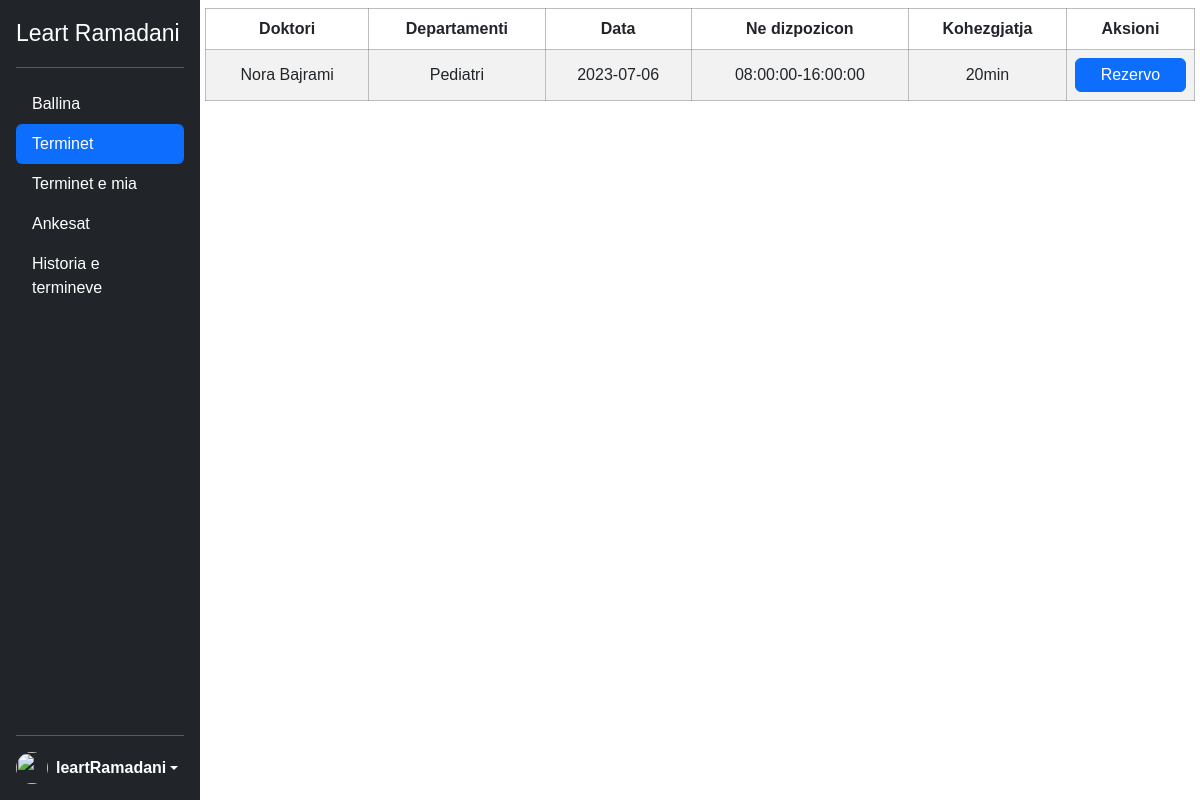
The page /patientSide/rezervoTermin.php (signed in) on the database its author committed.
### tables this page shows
CREATE TABLE `orari` (
  `id` int(11) NOT NULL,
  `doktori` varchar(100) NOT NULL,
  `departamenti` varchar(100) NOT NULL,
  `data` date NOT NULL,
  `nga_ora` time NOT NULL,
  `deri_oren` time NOT NULL,
  `kohezgjatja` int(11) NOT NULL,
  `zene_deri` time NOT NULL
);

### patientSide/rezervoTermin.php (the view, shortened to what this page needs)
<?php
include('../config.php');
?>
<!DOCTYPE html>
<html lang="en">
<head>
    <link rel="stylesheet" href="../css/main.css">
    <link rel="stylesheet" href="../css/responsive.css">
    <link href="https://cdn.jsdelivr.net/npm/bootstrap@5.2.0-beta1/dist/css/bootstrap.min.css" rel="stylesheet">
    <link rel="stylesheet" href="../bootstrap-5.1.3-examples/sidebars/sidebars.css">
</head>
<body>
    <div class="sideBlock">
        <button type="button" class="ham" id="ham_menu"><i class="fa-solid fa-bars"></i></button>
    </div>
    <div class="flex-shrink-0 p-3 text-white bg-dark sidebar">
        <p class="d-flex align-items-center mb-3 mb-md-0 me-md-auto text-white text-decoration-none">
            <span class=" sess_admin"><?php echo $_SESSION['emri'] . ' ' . $_SESSION['mbiemri'] ?></span>
        </p>
        <hr>
        <ul class="nav nav-pills flex-column mb-auto">
            <li><a href="../index.php" class="nav-link text-white">Ballina</a></li>
            <li class="nav-item"><a href="rezervoTermin.php" class="nav-link active" aria-current="page">Terminet</a></li>
            <li><a href="terminet_e_mia.php" class="nav-link text-white">Terminet e mia</a></li>
            <li><a href="ankesat.php" class="nav-link text-white">Ankesat</a></li>
            <li><a href="historiaTermineve(pacientit).php" class="nav-link text-white">Historia e termineve</a></li>
        </ul>
        <hr>
        <div class="dropdown">
            <a href="#" class="d-flex align-items-center text-white text-decoration-none dropdown-toggle" id="dropdownUser1" data-bs-toggle="dropdown" aria-expanded="false">
                <img src="https://w7.pngwing.com/pngs/200/420/png-transparent-user-profile-computer-icons-overview-rectangle-black-data-thumbnail.png" alt="" width="32" height="32" class="rounded-circle me-2">
                <strong class="useri"><?php echo $_SESSION['username'] ?></strong>
            </a>
        </div>
    </div>
    <?php
    $sql = "SELECT * FROM orari";
    $prep = $con->prepare($sql);
    $prep->execute();
    $data = $prep->fetchAll();
    if (!$data) {
        $empty = 'empty';
    } else {
        $empty = '';
    }
    ?>
    <main class="main mainRes">
        <?php if ($empty == '') : ?>
            <table class="table table-striped text-center mt-2 table_patient">
                <thead>
                    <tr>
                        <th scope="col">Doktori</th>
                        <th scope="col">Departamenti</th>
                        <th scope="col">Data</th>
                        <th scope="col">Ne dizpozicon</th>
                        <th scope="col">Kohezgjatja</th>
                        <th scope="col">Aksioni</th>
                    </tr>
                </thead>
                <tbody>
                    <?php foreach ($data as $data) : ?>
                        <tr>
                            <td><?= $data['doktori'] ?></td>
                            <td><?= $data['departamenti'] ?></td>
                            <td><?= $data['data']; ?></td>
                            <td><?= $data['nga_ora'] . '-' . $data['deri_oren'] ?></td>
                            <td><?= $data['kohezgjatja'] . 'min'  ?></td>
                            <td class="text-center">
                                <a class="text-decoration-none text-white popUpWindow">
                                    <button class="btn btn-primary w-100 p-1 text-white rez">Rezervo</button>
                                </a>
                            </td>
                        </tr>
                    <?php endforeach; ?>
                </tbody>
            </table>
        <?php endif; ?>
    </main>
</body>
</html>

### css/main.css (style rules this page uses)
:root { --primary: #0D6EFD; --background: #081C15; --secondary: #40916C; --border: #74c69d; --focus: #95d5b2; --font-family: 'Roboto', sans-serif; --grey: #adb5bd; --darkGrey: #495057; }
* { font-family: Arial, Helvetica, sans-serif; }
body { overflow: auto !important; }
main { max-height: none !important; }
.sess_admin { font-size: 23px !important; }
.main { display: flex; justify-content: center; width: calc(100% - 200px); margin-left: 200px; }
.sidebar { width: 200px !important; height: 100% !important; position: fixed; display: flex; flex-direction: column; z-index: 999; }
.table thead tr, .table tbody td { height: 30px !important; }
.table { width: 99% !important; }
.table thead tr th { border: 1px solid rgba(128, 128, 128, 0.521); }
.table tbody tr td { border: 1px solid rgba(128, 128, 128, 0.521); vertical-align: middle; }
.sideBlock { position: absolute; top: 10px; left: 5px; }

### rows shown on the page
orari: doktori "Nora Bajrami", departamenti "Pediatri", data "2023-07-06", nga_ora "08:00:00", deri_oren "16:00:00", kohezgjatja "20"

### other values the page prints
$_SESSION['emri'] "Leart"
$_SESSION['mbiemri'] "Ramadani"
$_SESSION['username'] "leartRamadani"
